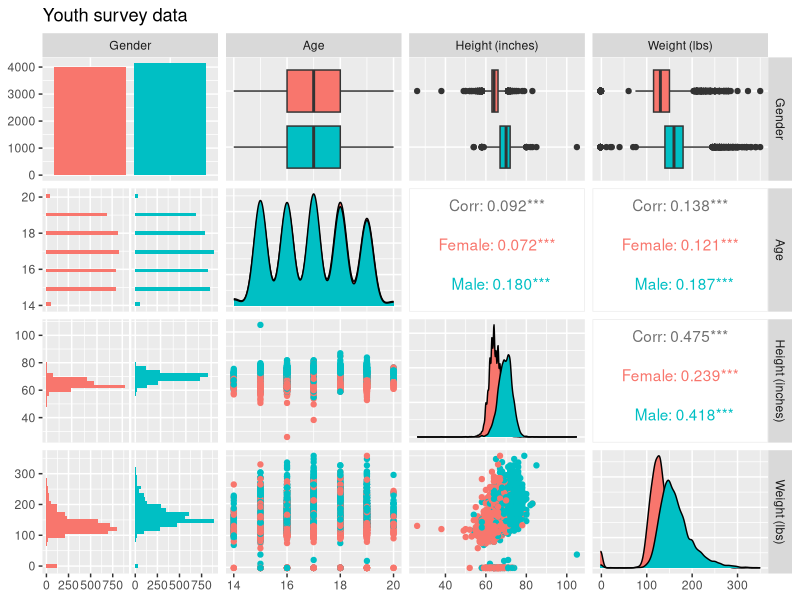
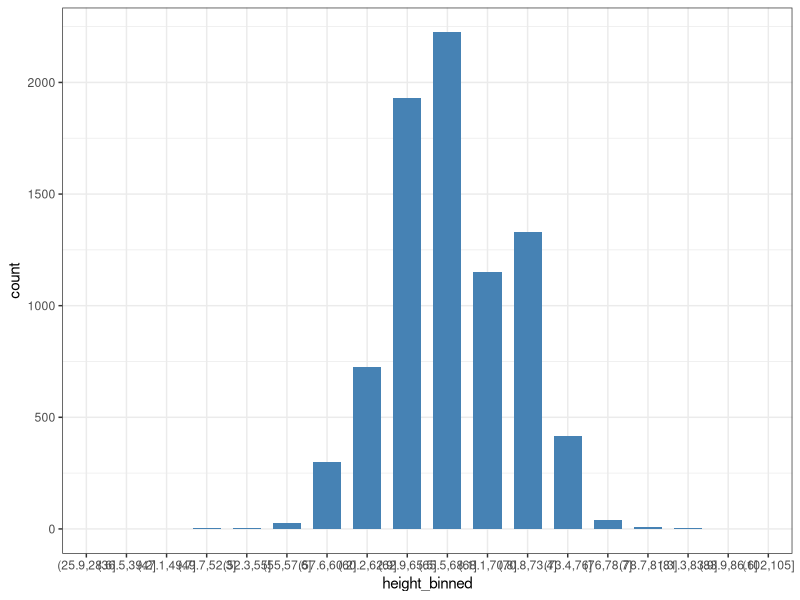
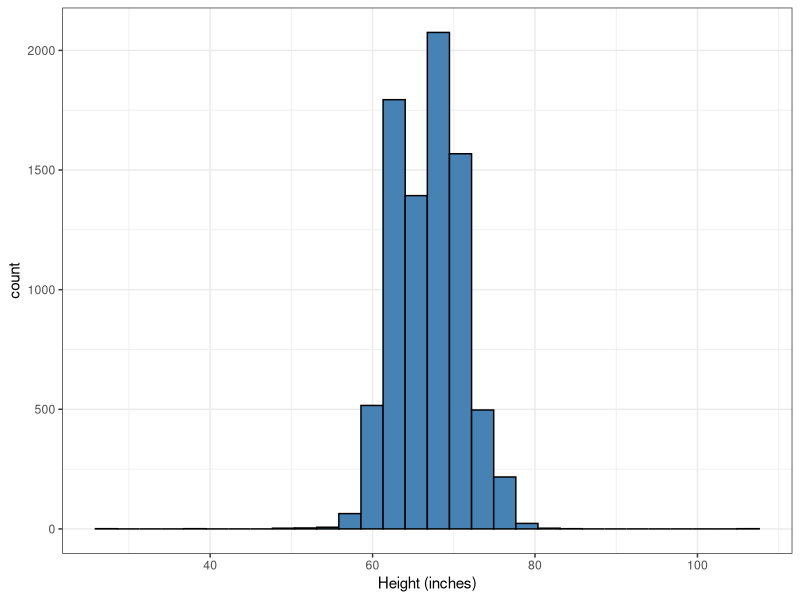
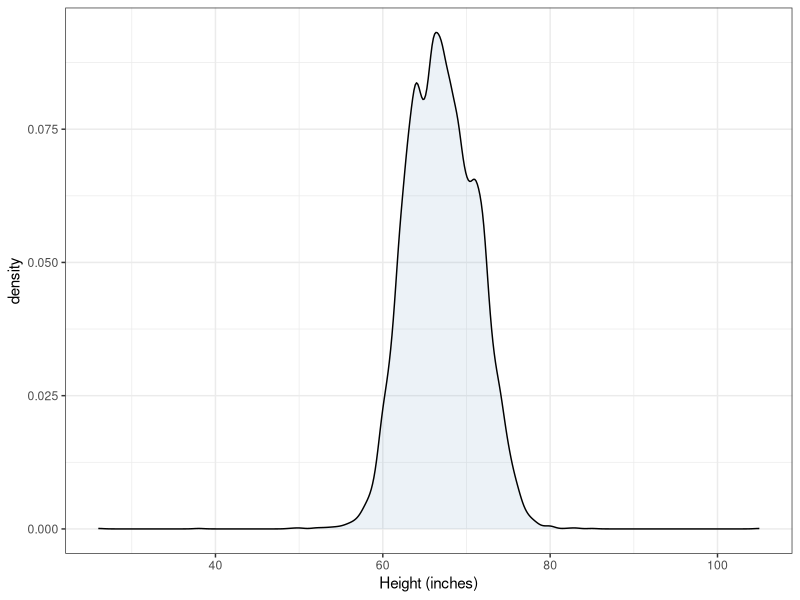
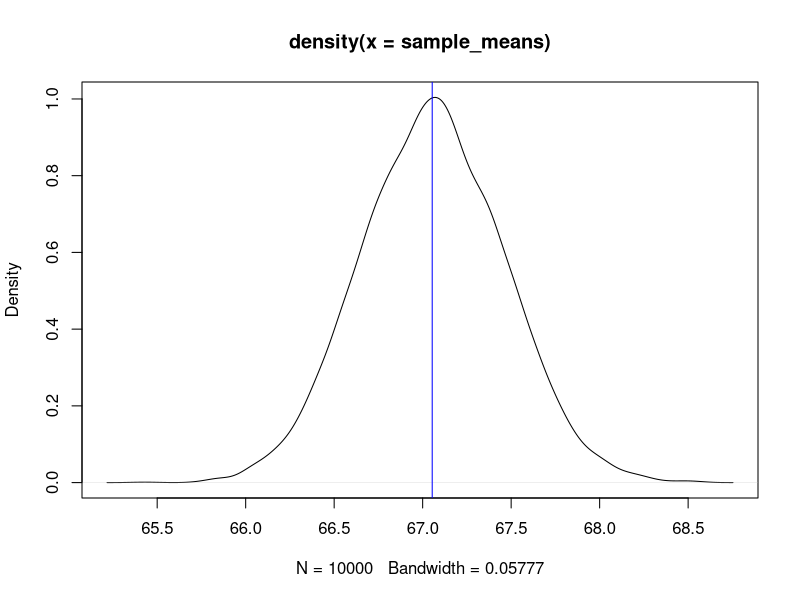
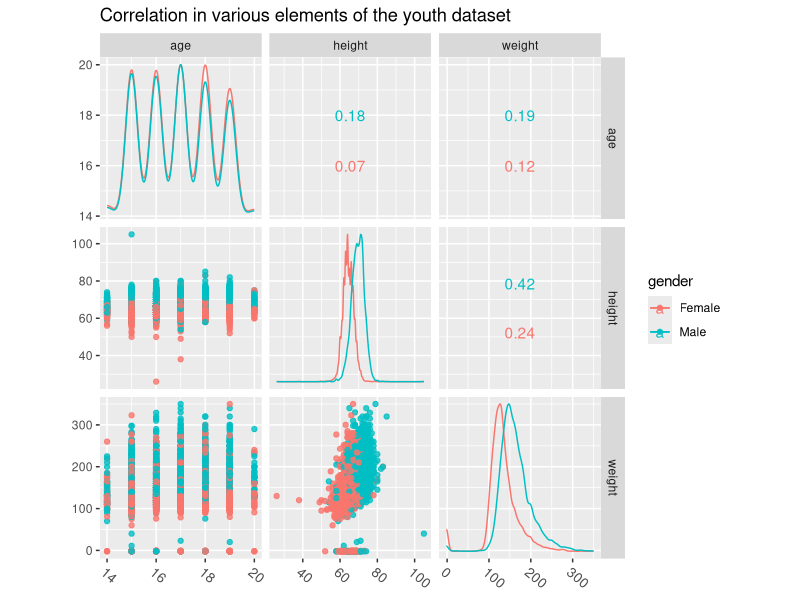
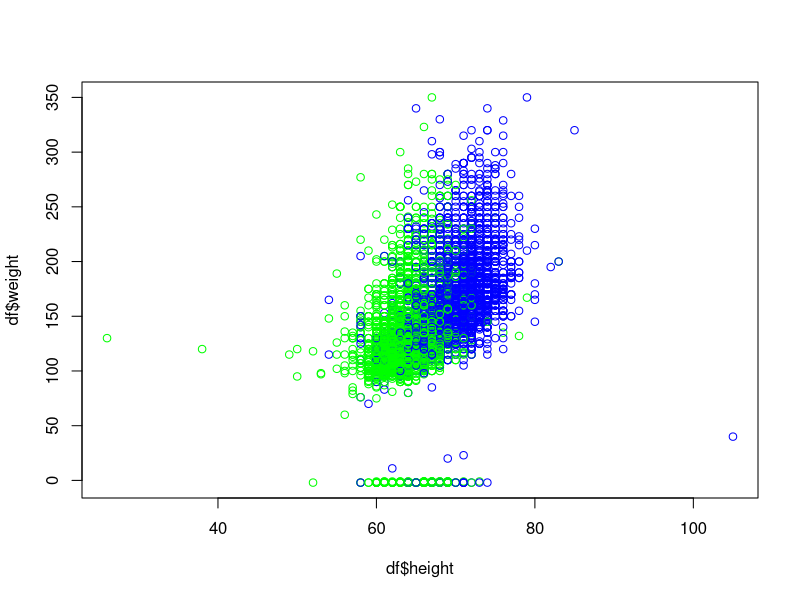
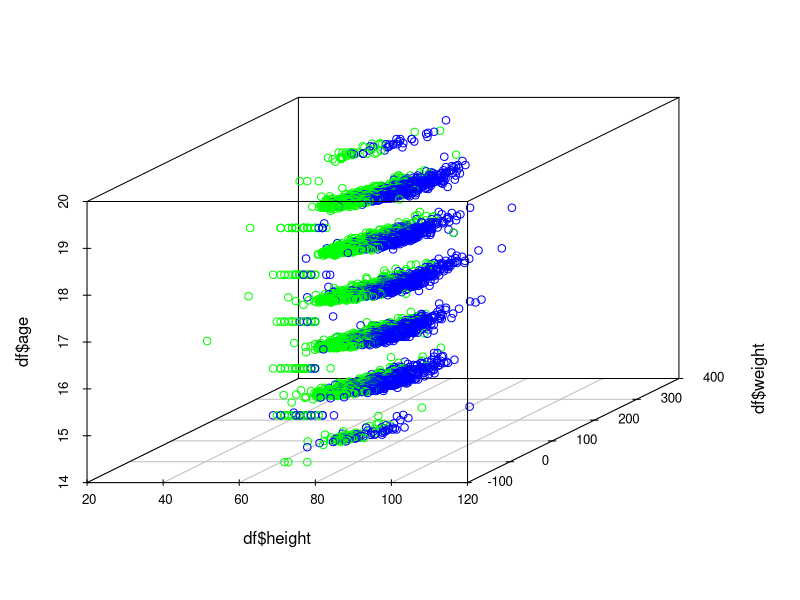

These figures' R source, in order: (Note: this script raises an error after producing the figures.)
library(dplyr)
library(purrr)
library(ggplot2)
library(tidyr)
library(tidyverse)
library(GGally)

# read the dataset
youth = read_csv("youth.csv")

# lets see what it constains
glimpse(youth)

# another view
View(youth)


# plot features in pairs to explore their relationship
# and put everything in a matrix (visually speaking)
# to see the whole dataset together
p <- ggpairs(data=youth[, c(1,2,3,4)], title="Youth survey data",
             mapping=ggplot2::aes(colour = Gender))
p


# lets bin the data and plot a bar chart
# this is a dscrete version of the distribution
summary(youth$`Height (inches)`)
NUM_BINS <- 30

youth$height_binned <- cut(youth$`Height (inches)`, breaks = NUM_BINS)
View(youth)



youth %>%
  ggplot(aes(x = height_binned)) +
  geom_bar(stat="count", width=0.7, fill="steelblue")+
  theme_bw()

# plot a histogram of the height field
youth %>%
  ggplot(aes(x=`Height (inches)`)) +
  geom_histogram(aes(fill=I("steelblue"), col=I("black"))) +
  theme_bw()

# now a density plot
# this is a continous version of the distribution
youth %>%
  ggplot(aes(`Height (inches)`)) +
  geom_density(alpha = 0.1, fill = I("steelblue")) +
  theme_bw()

height <- youth$`Height (inches)`
count <- length(height)

population_mean <- mean(height)
sample_mean <- mean(height[sample(count, 100)])
sample_mean
# 67.05399
N <- 10000
sample_means <- unlist(map(1:N, function(i)   mean(height[sample(count, 100)]) ))
mean(sample_means)
plot(density(sample_means))
abline(v=population_mean, col='blue')

table(youth$`How would you describe your weight?`)
# create a glm model
df = youth %>%
  rename(gender = Gender, age=Age, height=`Height (inches)`, weight=`Weight (lbs)`) %>%
  select(gender, age, height, weight)
View(df)

library(GGally)
ggscatmat(df, columns = 2:4, color="gender", alpha=0.8) +
  ggtitle("Correlation in various elements of the youth dataset") +
  theme(axis.text.x = element_text(angle=-40, vjust=1, hjust=0, size=10))


library(glmnet)
#fit <- glm(as.factor(gender) ~ age+height+weight, data = df, family=binomial())
fit <- glm(as.factor(gender) ~ age+height+weight, data = df, family=binomial())

fit
summary(fit) # display results
confint(fit) # 95% CI for the coefficients

probs <- predict(fit, type="response") # predicted values
gender_predicted <- ifelse(probs > 0.5, "Male", "Female")

sum(gender_predicted == df$gender)/count
accuracy = mean(gender_predicted == df$gender)
accuracy
table(gender_predicted, df$gender)

table(df$gender)/count


# train test split
# Split test/training sets
set.seed(100)
library(rsample)
train_test_split <- initial_split(df, prop = 0.8)
train_test_split

# Retrieve train and test sets
train_tbl <- training(train_test_split)
test_tbl  <- testing(train_test_split)

fit <- glm(as.factor(gender) ~ age+height+weight, data = train_tbl, family=binomial())
fit
summary(fit) # display results
confint(fit) # 95% CI for the coefficients

probs <- predict(fit, type="response") # predicted values
gender_predicted <- ifelse(probs > 0.5, "Male", "Female")
accuracy = mean(gender_predicted == train_tbl$gender)
accuracy
table(gender_predicted, train_tbl$gender)

probs <- predict(fit, test_tbl, type="response") # predicted values
gender_predicted <- ifelse(probs > 0.5, "Male", "Female")
accuracy = mean(gender_predicted == test_tbl$gender)
accuracy
table(gender_predicted, test_tbl$gender)


plot(x=df$height, y=df$weight, col=ifelse(df$gender=="Male", "blue", "green"))
library(scatterplot3d)

scatterplot3d(x=df$height, y=df$weight, z=df$age, color=ifelse(df$gender=="Male", "blue", "green"))
scatterplot3d(x=df$height, y=df$weight, z=df$age, color=ifelse(df$gender=="Male", "blue", "green"))

# randomforest
library(randomForest)
youth.rf=randomForest(as.factor(gender) ~ height+weight , data = train_tbl,
                      importance=TRUE,
                      ntree=2000)
youth.rf

plot(youth.rf)

varImpPlot(youth.rf)

prediction <- predict(youth.rf, test_tbl)
mean(prediction == test_tbl$gender)


# add another feature
df = youth %>%
  rename(gender = Gender, age=Age, height=`Height (inches)`, weight=`Weight (lbs)`,
         describe_wt = `How would you describe your weight?`) %>%
  select(gender, age, height, weight, describe_wt)
View(df)

nrow(df)
df <- df %>%
  filter(!is.na(describe_wt)) %>%
  mutate(describe_wt = as.numeric(as.factor(describe_wt)))
nrow(df)

train_test_split <- initial_split(df, prop = 0.8)
train_test_split

# Retrieve train and test sets
train_tbl <- training(train_test_split)
test_tbl  <- testing(train_test_split)

youth.rf=randomForest(as.factor(gender) ~ . , data = train_tbl,
                      importance=TRUE,
                      ntree=2000)
youth.rf

plot(youth.rf)

varImpPlot(youth.rf)

prediction <- predict(youth.rf, test_tbl)
mean(prediction == test_tbl$gender)
